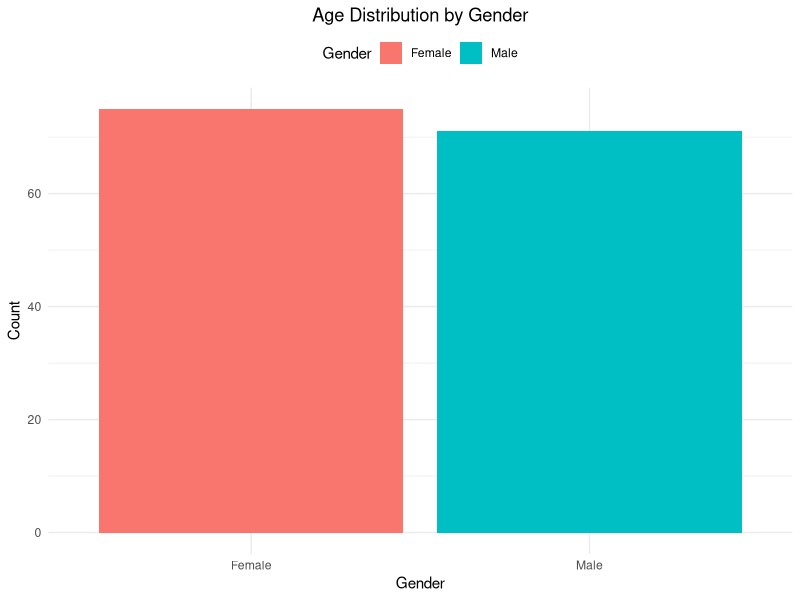
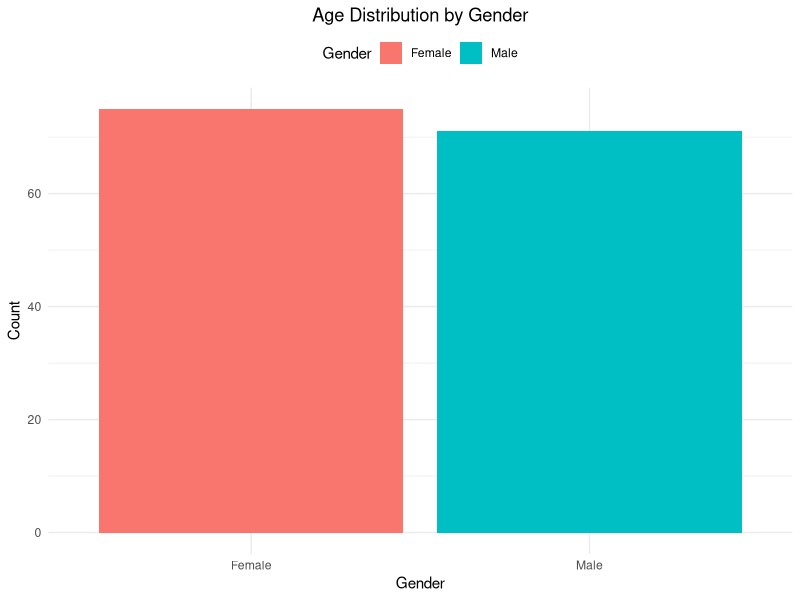

Reproduce these figures in R, in order.
library(ggplot2)

# Load data
data <- read.csv("revised_dataset/categorical_dataset.csv")

# Ensure Gender is properly formatted as factor
if(!is.factor(data$Gender)) {
  data$Gender <- factor(data$Gender, 
                        levels = c(0, 1), 
                        labels = c("Female", "Male"))
}

# Age by Gender Bar Chart
ggplot(data, aes(x = Gender, fill = Gender)) +
  geom_bar() +
  labs(title = "Age Distribution by Gender",
       x = "Gender",
       y = "Count") +
  scale_fill_manual(values = c("Female" = "#F8766D", "Male" = "#00BFC4")) +
  theme_minimal() +
  theme(legend.position = "top",
        plot.title = element_text(hjust = 0.5))

# Save the plot
ggsave("Visualization/age_gender_barchart.png", width = 8, height = 6)